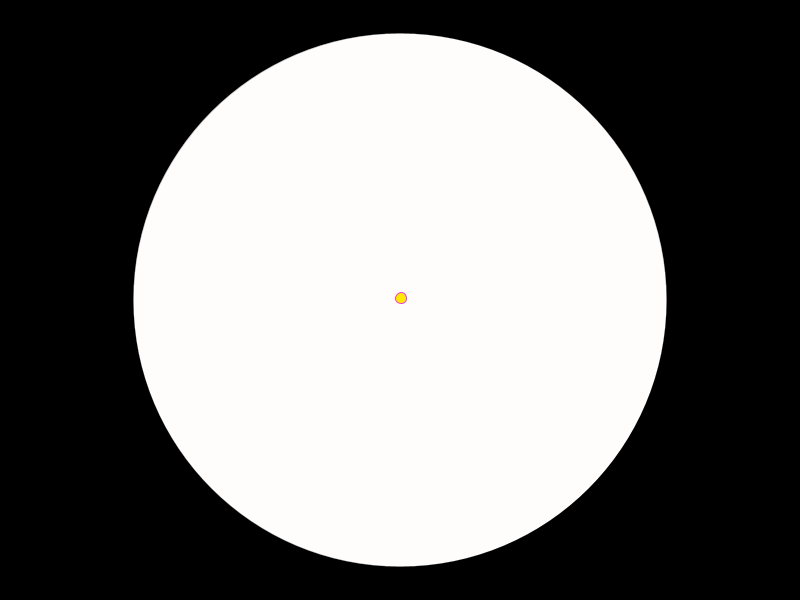
Frame 1 (no input)
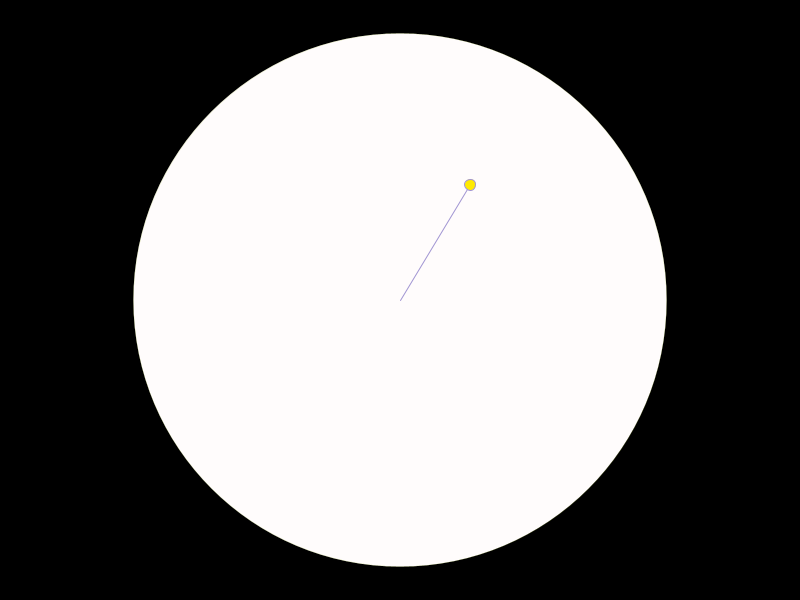
Frame 60 (the mouse pressed at the canvas centre just before this capture)
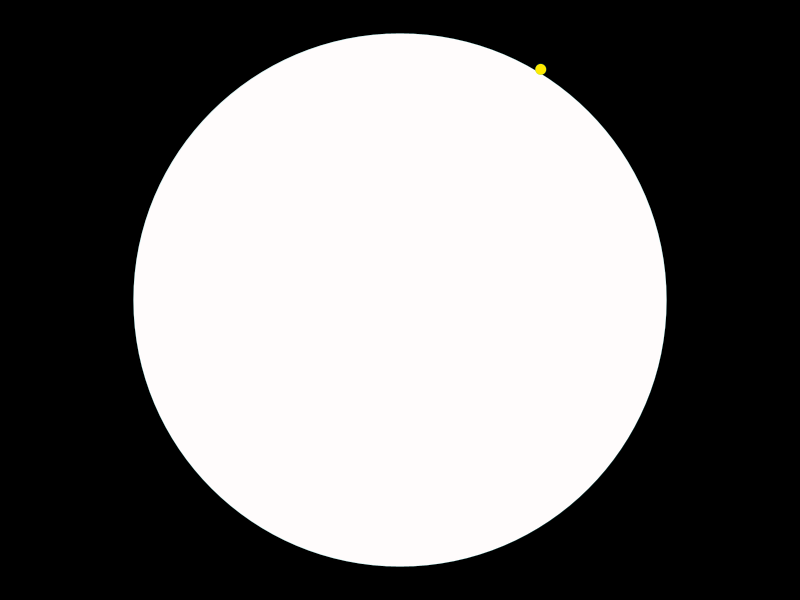
Frame 120 (the mouse held since frame 60 and released just before this capture)

The Processing sketch that drew these frames (run headless with seeded random() and noise(); from frame 60 on, the mouse is pressed at the canvas centre):

// Processing sketch: linea_dentro_de_un_circulo
// ── linea_dentro_de_un_circulo.pde
Pelo p;

void setup(){
  size(800,600);
  p = new Pelo(width/2, height/2);
}

void draw(){
       background(#000000);
       fill(#FFFCFC);
       strokeWeight(0);
       circle(width/2, height/2, width/1.5);
       
       p.mover();
      // p.mostrar();
       if(mousePressed) p.limitar1();
       else             p.limitar2();
  
        p.mostrar();
}

// ── pelotitas.pde
class Pelo {
  PVector pos;
  PVector vel;
  int R = width/1000;
  
  Pelo(float x, float y) {
    pos = new PVector(x, y);
    vel = new PVector(random(-4, 4), random(-4, 4));
  }
  
  void mover() {
    pos.add(vel);
  }
  
  void mostrar() {
    float r = width/1.5;
    float distancia = dist(pos.x, pos.y, width/2, height/2);
    
    println(pos.x, "       ", pos.y, "       ", distancia, "       ", r);
    if (distancia < r/2) {
      strokeWeight(width/600);
      stroke(random(0, 255), random(0, 255), random(0, 255));
      line(width/2, height/2, pos.x, pos.y);
    }
    
    fill(#FFEA00);
    circle(pos.x, pos.y, 11);
  }
  
  void limitar1() {
    if (pos.y < -R) pos.y = height + R;
    if (pos.y > height + R) pos.y = -R;
    if (pos.x < -R) pos.x = width + R;
    if (pos.x > width + R) pos.x = -R;
  }
  
  void limitar2() {
    if (pos.x > width - R || pos.x < R) {
      vel.x = vel.x * -1;
    }
    if (pos.y > height - R || pos.y < R) {
      vel.y = vel.y * -1;
    }
  }
}
